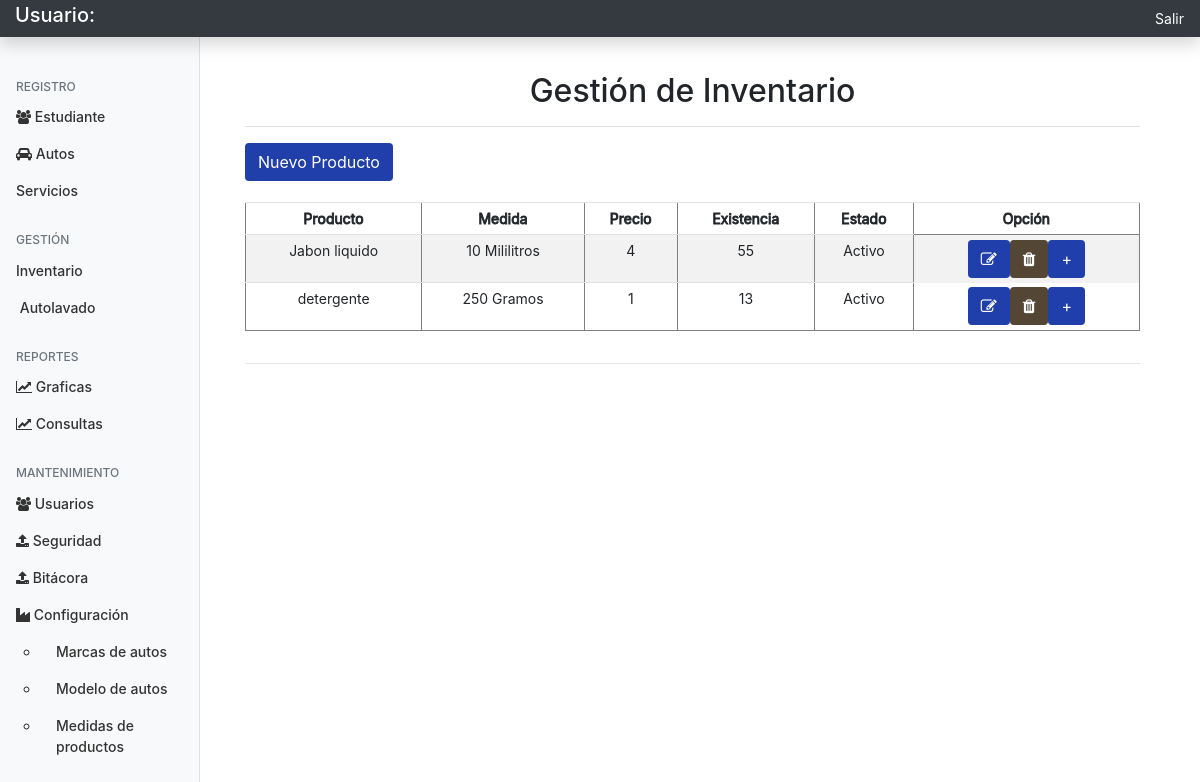
Screenshot of /Controladores/Producto/consultar.php with the database file from the repository.
### tables this page shows
CREATE TABLE `producto` (
  `id` int(11) NOT NULL,
  `nombre` varchar(20) NOT NULL,
  `id_medida` int(11) NOT NULL,
  `precio` decimal(10,0) NOT NULL,
  `existencia` int(11) NOT NULL,
  `status` tinyint(1) NOT NULL
);

CREATE TABLE `medida` (
  `id` int(11) NOT NULL,
  `medida` int(11) NOT NULL,
  `nombre` varchar(20) NOT NULL
);

### Modelos/conexion.php (called while the page is built, shortened)
<?php
abstract class Conexion extends PDO
{
	private $respuestaConexion = false;
	protected function realizarConexion()
	{
		try {
			$this->respuestaConexion = true;
		} catch (PDOException $e) {
			$this->respuestaConexion = false;
			$this->errorMensaje = $e;
		}
	}
	protected function getEstatusConexion()
	{
		return $this->respuestaConexion;
	}
}
?>

### Modelos/producto.php (called while the page is built, shortened)
<?php
require_once 'conexion.php';
class producto extends Conexion
{
	public function consultarNombreproducto()
	{
		if (Conexion::getEstatusConexion()) {
			$strSql = 'SELECT m.medida as medida, m.nombre as abrev, p.id as id, p.nombre as nombre, p.precio as precio, p.existencia as existencia, p.status as status FROM producto p INNER JOIN medida m ON m.id= p.id_medida ORDER BY id DESC';
			$respuestaArreglo = [];
			try {
				$strExec = Conexion::prepare($strSql);
				$strExec->execute();
				$respuestaArreglo = $strExec->fetchAll();
				$respuestaArreglo += ['estatus' => true];
			} catch (PDOException $e) {
				$errorReturn = ['estatus' => false];
				$errorReturn += ['info' => "error sql:{$e}"];
				return $errorReturn;
			}
			return $respuestaArreglo;
		} else {
			$errorReturn = ['estatus' => false];
			$errorReturn += ['info' => 'error sql:'.Conexion::getErrorConexion()];
			return $errorReturn;
		}
	}
}

### Vistas/Producto/cargar.php (the view, shortened to what this page needs)
<!doctype html>
<html lang="en">
<head>
  <?php require_once('../../Vistas/Agregados/head.php'); ?>
</head>
<body>
<?php require_once('../../Vistas/Agregados/panel-superior.php'); ?>
<div class="container-fluid">
  <div class="row">
  <?php require_once('../../Vistas/Agregados/panel.php'); ?>
    <div class="container">
      <main role="main" class="col-md-10 ml-sm-auto col-lg-10">
        <div class="pt-3 pb-2 mb-3 border-bottom" style="text-align:center;">
          <h1 class="h2">Gestión de Inventario</h1>
        </div>
        <div class="justify-content-between align-items-center">
          <div class="btn-group">
            <button type="button" class="btn btn-c" data-toggle="modal" data-target="#exampleModal">Nuevo Producto</button>
          </div>
        </div>
        <br/>
        <div class="table-responsive">
          <?php
           if (isset($r1)) {
             if (!empty($r1)) {
              $impr = ' <table class="table table-striped table-sm" style="text-align:center;" border=1>
                <thead>
                <tr style="-webkit-text-stroke-width: medium;">
                <td>Producto</td>
                <td>Medida</td>
                <td>Precio</td>
                <td>Existencia</td>
                <td>Estado</td>
                <td>Opción</td>
                </tr>
                </thead>
                <tbody>';
            foreach ($r1 as $valor) {
              if (isset($valor["nombre"])) {
                $estatus="Desactivo";
                if ($valor['status']) {
                  $estatus="Activo";
                }
                $impr .= '<tr>';
                $impr .= '<td>'.$valor['nombre'].'</td>';
                $impr .= '<td>'.$valor['medida'].'  '.$valor['abrev'].'</td>';
                $impr .= '<td>'.$valor['precio'].'</td>';
                $impr .= '<td>'.$valor['existencia'].'</td>';
                $impr .= '<td>'.$estatus.'</td>';
                $impr .= '
                <td style="display: flex; border-style: none;  justify-content: center;">
                  <form action="../Producto/producto.php" method="POST">
                    <div class="d-flex justify-content-between align-items-center">
                      <input type="hidden" name="id" value="'.$valor['id'].'" />
                      <button class="btn btn-c" name="Cargar_Datos" type="submit"><i class="fa fa-edit"></i></button>
                    </div>
                  </form>
                  <form onsubmit="return ConfirmarEliminar();" action="../Producto/producto.php" method="POST">
                    <div class="d-flex justify-content-between align-items-center">
                      <input type="hidden" name="id" value="'.$valor['id'].'" />
                      <button class="btn btn-o" name="Eliminar" type="submit"><i class="fa fa-trash"></i></button>
                    </div>
                  </form>
                  <form action="../Producto/producto.php" method="POST">
                    <div class="d-flex justify-content-between align-items-center">
                      <input type="hidden" name="id" value="'.$valor['id'].'" />
                      <button class="btn btn-c" name="Cargar_Datos_Inventario" type="submit">+</button>
                    </div>
                  </form>
                </td>';
                $impr .= '</tr>';
              }
            }
            $impr .= '</tbody>';
            $impr .= '</table>';
            printf($impr);
            }
          }
          ?>
        </div>
        <hr>
        </main>
    </div>
  </div>
</div>
                <?php
                foreach ($r0 as $medida) {
                  if (isset($medida["nombre"])) {
                    $o='<option value="'.$medida['id'].'" >'.$medida['medida'].'  '.$medida['nombre'].'</option>';
                    print_r($o);
                    }
                  } ?>
</body>
</html>

### Recursos/css/estilo.css (style rules this page uses)
* { box-sizing: border-box; }
body { padding-top: 1rem; }
.btn-o { background-color:#534635; color: white; }
.btn-c { background-color: #213fab; color: white ; }
main { padding-top: 48px; }

### Recursos/css/dashboard.css (style rules this page uses)
body { font-size: .875rem; }
[role="main"] { padding-top: 40px; }
.border-bottom { border-bottom: 1px solid #e5e5e5; }

### rows the page displays
producto: nombre "Jabon liquido", id_medida.medida "10", id_medida.nombre "Mililitros", precio "4", existencia "55", status "Activo"
producto: nombre "detergente", id_medida.medida "250", id_medida.nombre "Gramos", precio "1", existencia "13", status "Activo"
